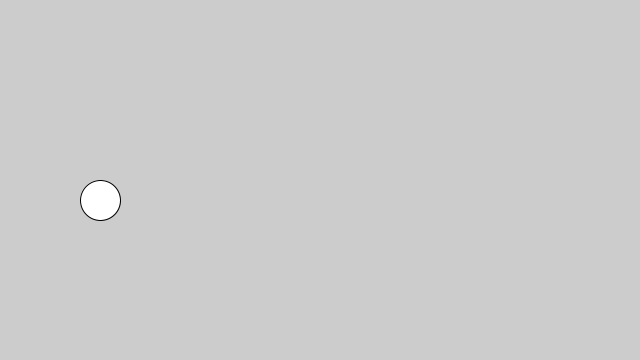
Frame 1 (no input)
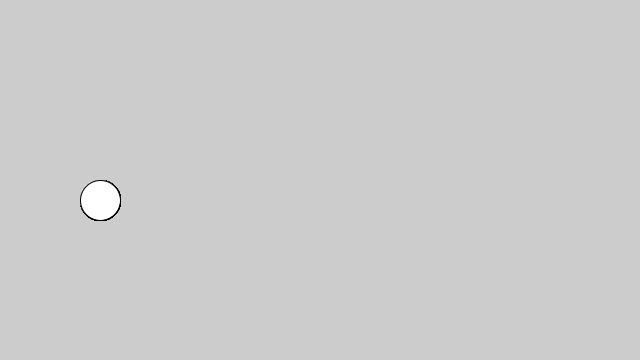
Frame 60 (the mouse pressed at the canvas centre just before this capture)
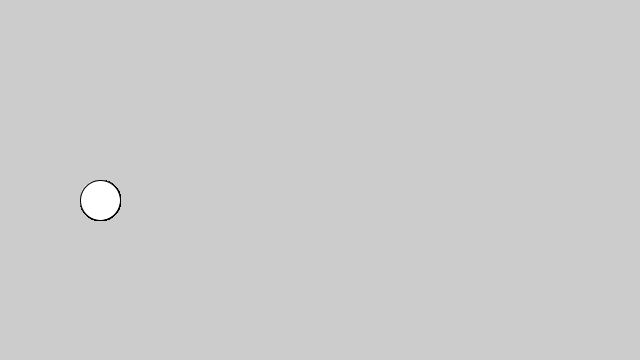
Frame 120 (the mouse held since frame 60 and released just before this capture)

The Processing sketch that drew these frames (run headless with seeded random() and noise(); from frame 60 on, the mouse is pressed at the canvas centre):

// Processing sketch: week15_01_circle_collision_class_Ball_new_Ball_display
// ── week15_01_circle_collision_class_Ball_new_Ball_display.pde
//week15_01_circle_collision_class_Ball_new_Ball_display
void setup() {
  size(640, 360);
}
Ball ball= new Ball(100, 200, 20);
void draw() {
  ball.display();
}
class Ball {
  float x, y, r;
  Ball(int x0, int y0, int r0) {
    x= x0;
    y= y0;
    r= r0;
  }
  void display() {
    ellipse(x, y, r+r, r+r);
  }
}
